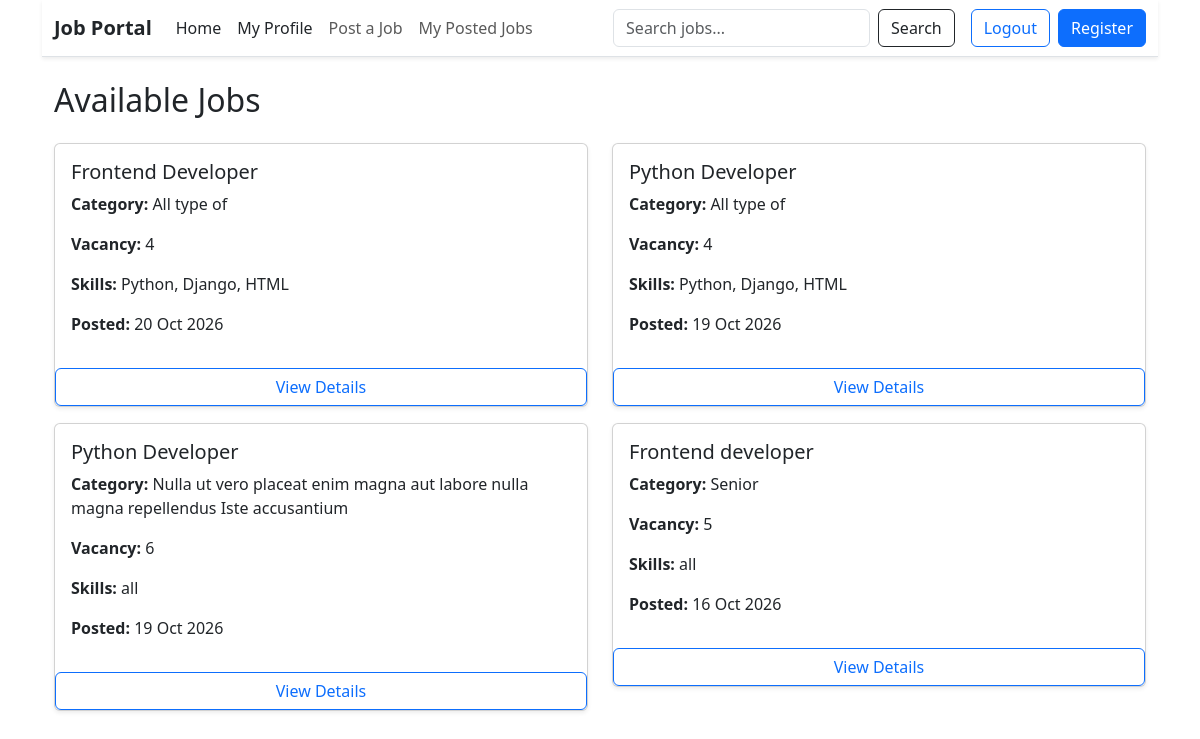
/joblist (signed in), run on the app's committed database.
### job/models.py (models this page shows, shortened)
class Job(models.Model):
   recruiter=models.ForeignKey(User, on_delete=models.CASCADE, related_name='jobs')
   title=models.CharField(max_length=200)
   vacancy=models.CharField(max_length=20)
   category=models.CharField(max_length=200)
   jobdescription=models.CharField(max_length=200)
   skills=models.CharField(max_length=300)
   created_at=models.DateTimeField(auto_now_add=True)

### job/views.py (the view)
# urls.py: path('joblist', job_list, name='job_list'),
def job_list(request):
    jobs=Job.objects.all().order_by('-created_at')
    search_query=request.GET.get('title','')
    if search_query:
         jobs=jobs.filter(title__icontains=search_query)
    return render(request, 'job_list.html',{
        'jobs':jobs,
        'search_query': search_query,
    })

### templates/job_list.html
{% extends 'base.html' %}
{% block content %}
<div class="container mt-4">
    <h2 class="mb-4">Available Jobs</h2>
    <div class="row">
        {% for job in jobs %}
            <div class="col-md-6 mb-3">
                <div class="card shadow-sm">
                    <div class="card-body">
                        <h5 class="card-title">{{ job.title }}</h5>
                        <p>
                            <strong>Category:</strong>
                            {{ job.category }}
                        </p>
                        <p>
                            <strong>Vacancy:</strong>
                            {{ job.vacancy }}
                        </p>
                        <p>
                            <strong>Skills:</strong>
                            {{ job.skills }}
                        </p>
                        <p>
                            <strong>Posted:</strong>
                            {{ job.created_at|date:"d M Y" }}
                        </p>
                    </div>
                     <a href="{% url 'job_details' job.id %}" class="btn btn-outline-primary">
                    View Details
                </a>
                </div>
            </div>
        {% empty %}
            <p>No jobs available right now.</p>
        {% endfor %}
    </div>
</div>
{% endblock %}

### data on the page
Job: title "Frontend Developer", category "All type of", vacancy "4", skills "Python, Django, HTML", created_at "20 Oct 2026"
Job: title "Python Developer", category "All type of", vacancy "4", skills "Python, Django, HTML", created_at "19 Oct 2026"
Job: title "Python Developer", category "Nulla ut vero placeat enim magna aut labore nulla magna repellendus Iste accusantium", vacancy "6", skills "all", created_at "19 Oct 2026"
Job: title "Frontend developer", category "Senior", vacancy "5", skills "all", created_at "16 Oct 2026"
